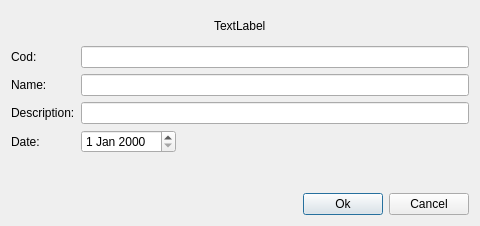
<?xml version="1.0" encoding="UTF-8"?>
<ui version="4.0">
 <class>EditItem</class>
 <widget class="QDialog" name="EditItem">
  <property name="geometry">
   <rect>
    <x>0</x>
    <y>0</y>
    <width>480</width>
    <height>226</height>
   </rect>
  </property>
  <property name="sizePolicy">
   <sizepolicy hsizetype="Preferred" vsizetype="Fixed">
    <horstretch>0</horstretch>
    <verstretch>0</verstretch>
   </sizepolicy>
  </property>
  <property name="windowTitle">
   <string>Dialog</string>
  </property>
  <layout class="QVBoxLayout" name="verticalLayout">
   <item>
    <layout class="QHBoxLayout" name="horizontalLayout_2">
     <item>
      <spacer name="horizontalSpacer_3">
       <property name="orientation">
        <enum>Qt::Horizontal</enum>
       </property>
       <property name="sizeHint" stdset="0">
        <size>
         <width>40</width>
         <height>20</height>
        </size>
       </property>
      </spacer>
     </item>
     <item>
      <widget class="QLabel" name="title">
       <property name="text">
        <string>TextLabel</string>
       </property>
      </widget>
     </item>
     <item>
      <spacer name="horizontalSpacer_4">
       <property name="orientation">
        <enum>Qt::Horizontal</enum>
       </property>
       <property name="sizeHint" stdset="0">
        <size>
         <width>40</width>
         <height>20</height>
        </size>
       </property>
      </spacer>
     </item>
    </layout>
   </item>
   <item>
    <layout class="QFormLayout" name="formLayout">
     <property name="fieldGrowthPolicy">
      <enum>QFormLayout::AllNonFixedFieldsGrow</enum>
     </property>
     <item row="0" column="0">
      <widget class="QLabel" name="label">
       <property name="text">
        <string>Cod:</string>
       </property>
      </widget>
     </item>
     <item row="0" column="1">
      <widget class="QLineEdit" name="codEdit"/>
     </item>
     <item row="1" column="0">
      <widget class="QLabel" name="label_2">
       <property name="text">
        <string>Name:</string>
       </property>
      </widget>
     </item>
     <item row="1" column="1">
      <widget class="QLineEdit" name="nameEdit"/>
     </item>
     <item row="2" column="0">
      <widget class="QLabel" name="label_8">
       <property name="text">
        <string>Description:</string>
       </property>
      </widget>
     </item>
     <item row="2" column="1">
      <widget class="QLineEdit" name="descrEdit"/>
     </item>
     <item row="3" column="0">
      <widget class="QLabel" name="label_7">
       <property name="text">
        <string>Date:</string>
       </property>
      </widget>
     </item>
     <item row="3" column="1">
      <layout class="QHBoxLayout" name="horizontalLayout_6">
       <item>
        <widget class="QDateEdit" name="dateEdit"/>
       </item>
       <item>
        <spacer name="horizontalSpacer_2">
         <property name="orientation">
          <enum>Qt::Horizontal</enum>
         </property>
         <property name="sizeHint" stdset="0">
          <size>
           <width>40</width>
           <height>20</height>
          </size>
         </property>
        </spacer>
       </item>
      </layout>
     </item>
    </layout>
   </item>
   <item>
    <widget class="WGrAttr" name="attribute" native="true"/>
   </item>
   <item>
    <layout class="QHBoxLayout" name="horizontalLayout">
     <item>
      <spacer name="horizontalSpacer">
       <property name="orientation">
        <enum>Qt::Horizontal</enum>
       </property>
       <property name="sizeHint" stdset="0">
        <size>
         <width>40</width>
         <height>20</height>
        </size>
       </property>
      </spacer>
     </item>
     <item>
      <widget class="QPushButton" name="okButton">
       <property name="text">
        <string>Ok</string>
       </property>
      </widget>
     </item>
     <item>
      <widget class="QPushButton" name="cancelButton">
       <property name="text">
        <string>Cancel</string>
       </property>
      </widget>
     </item>
    </layout>
   </item>
  </layout>
 </widget>
 <customwidgets>
  <customwidget>
   <class>WGrAttr</class>
   <extends>QWidget</extends>
   <header location="global">wgrattr.h</header>
   <container>1</container>
  </customwidget>
 </customwidgets>
 <tabstops>
  <tabstop>codEdit</tabstop>
  <tabstop>nameEdit</tabstop>
  <tabstop>okButton</tabstop>
  <tabstop>cancelButton</tabstop>
 </tabstops>
 <resources/>
 <connections/>
</ui>
